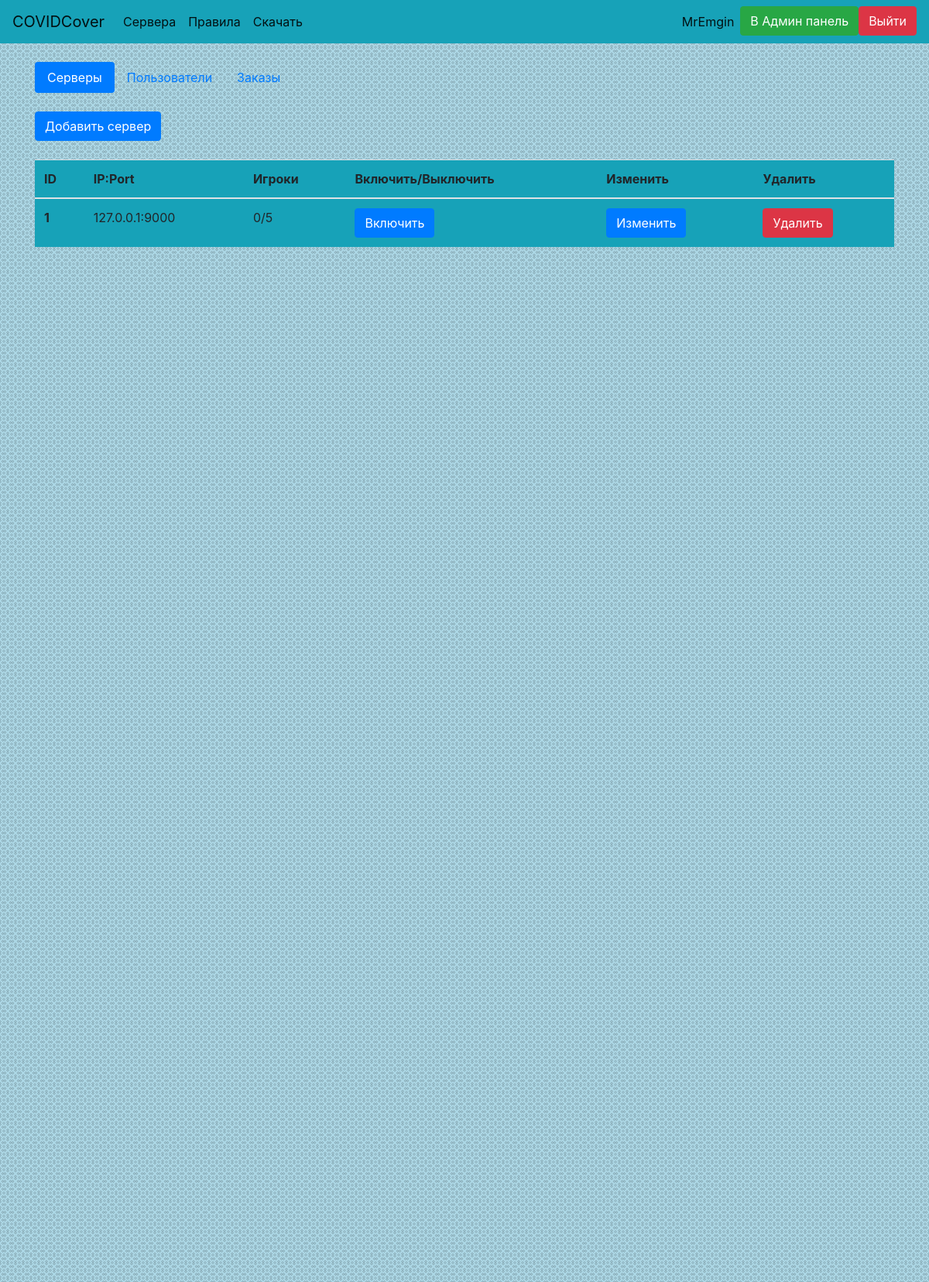
The app's page /admin (signed in), older data.
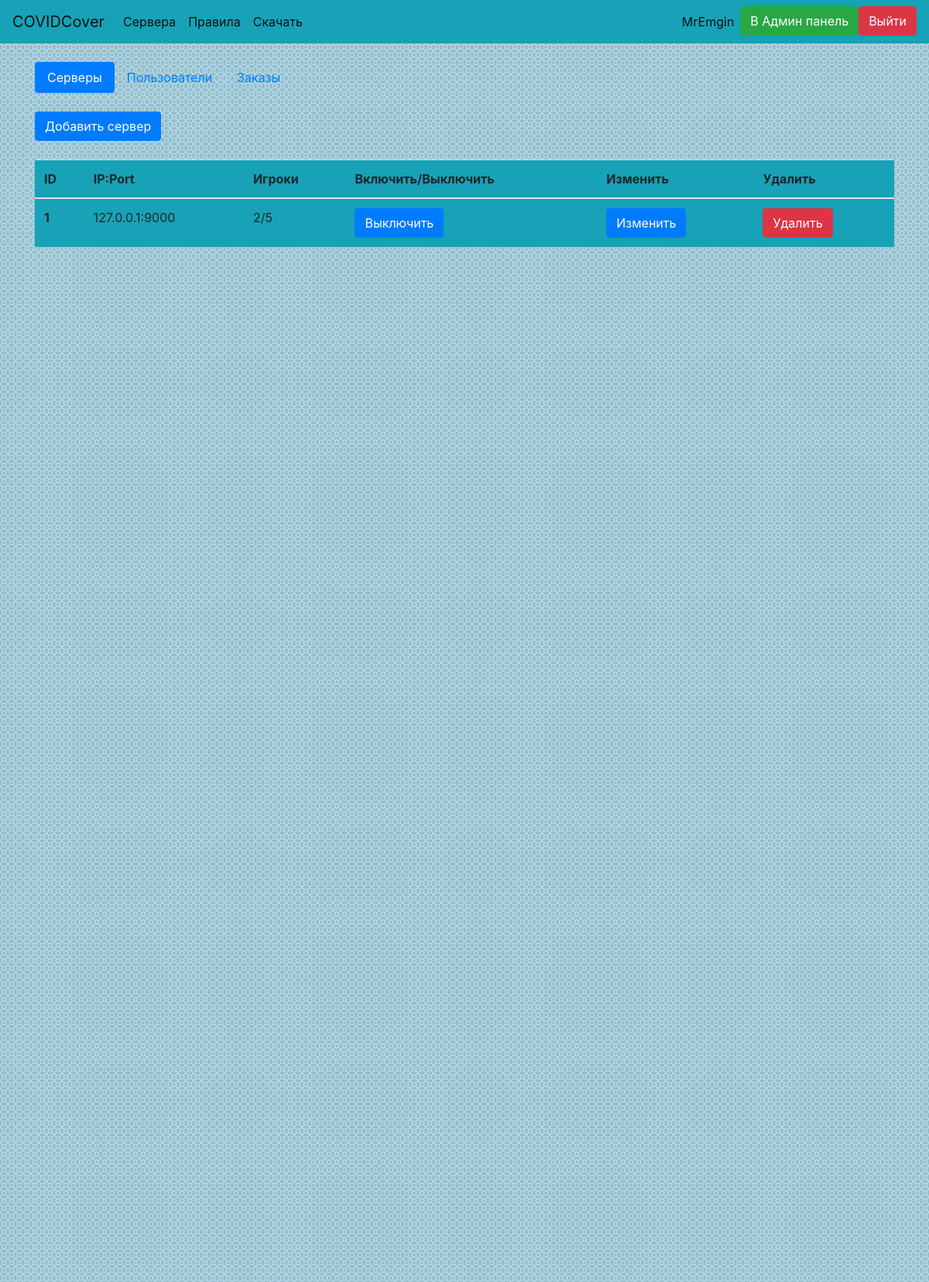
The same page, newer data.
### website/data/server.py (models this page shows)
class Server(SqlAlchemyBase, SerializerMixin):
    __tablename__ = 'servers'
    id = Column(Integer, primary_key=True, autoincrement=True, unique=True)
    ip = Column(String, unique=True)
    limit = Column(Integer, unique=False, default=5)
    players = Column(String, default='', unique=False)
    players_n = Column(Integer, default=0, unique=False)
    token = Column(String, default=lambda: str(uuid4()), unique=True)
    orders = Column(String, default='', unique=False)
    roles = Column(String, default=' pol pol use use cou ', unique=False)
    running = Column(Boolean, default=1, unique=False)

### website/admin_panel.py (the view)
@bp.route('/admin')
def admin_servers():
    if not current_user.is_authenticated or not current_user.privilege_obj.admin:
        abort(404)
    session = create_session()
    servers = session.query(Server).all()
    return render_template('ad_servers.html', title='Серверы', servers=servers)

### website/data/db_session.py (called while the page is built)
def create_session():
    global __factory
    return __factory()

### website/main.py (called while the page is built)
@login_manager.user_loader
def load_user(user_id):
    session = create_session()
    return session.query(User).get(user_id)

### website/templates/ad_servers.html
{% extends 'base.html'%}
{% block body %}
<ul class="nav nav-pills">
  <li class="nav-item">
    <a class="nav-link active" href="/admin">Серверы</a>
  </li>
  <li class="nav-item">
    <a class="nav-link" href="/admin/users">Пользователи</a>
  </li>
  <li class="nav-item">
    <a class="nav-link" href="/admin/orders">Заказы</a>
  </li>
</ul>
<br><a href="/admin/add" class="btn btn-primary">Добавить сервер</a><br><br>
<div>
    <table class="table bg-info">
        <thead>
            <tr>
                <th scope="col">ID</th>
                <th scope="col">IP:Port</th>
                <th scope="col">Игроки</th>
                <th scope="col">Включить/Выключить</th>
                <th scope="col">Изменить</th>
                <th scope="col">Удалить</th>
            </tr>
        </thead>
    <tbody>
        {% for server in servers %}
        <tr>
            <th scope="row">{{ server.id }}</th>
            <td>{{ server.ip }}</td>
            <td>{{ server.players_n }}/{{ server.limit }}</td>
            <td>
                <a href="/admin/switch?server={{ server.token }}" class="btn btn-primary">
                  {% if server.running %}
                  Выключить
                  {% else %}
                  Включить
                  {% endif %}
                </a>
            </td>
            <td>
                <a class="btn btn-primary" href="/admin/edit?server={{ server.token }}">Изменить</a>
            </td>
            <td>
                <a class="btn btn-danger" href="/admin/delete?server={{ server.token }}">Удалить</a>
            </td>
        </tr>
        {% endfor %}
    </tbody>
    </table>
</div>
{% endblock %}

Row changes from the older to the newer data that the page shows:
changed Server id 1: players_n "0" → "2"; running "Включить" → "Выключить"
